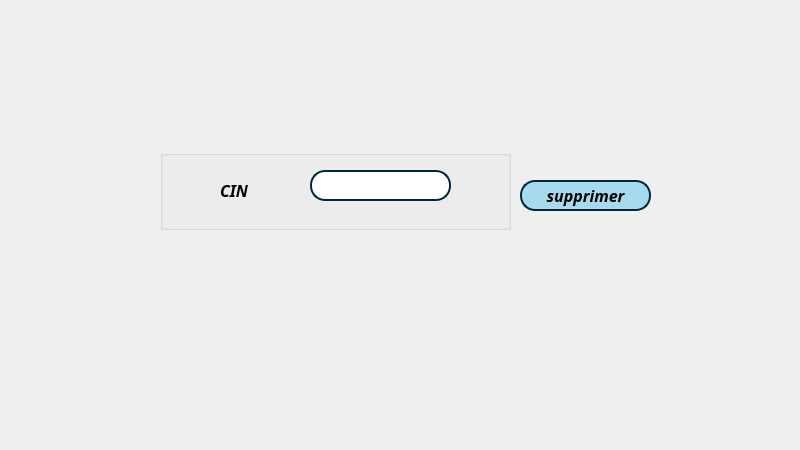
    <widget class="QWidget" name="tab_3">
     <attribute name="title">
      <string>Suppresion</string>
     </attribute>
     <widget class="MyButton" name="pt_Supprimer">
      <property name="geometry">
       <rect>
        <x>520</x>
        <y>180</y>
        <width>131</width>
        <height>31</height>
       </rect>
      </property>
      <property name="font">
       <font>
        <family>Sitka</family>
        <pointsize>12</pointsize>
        <weight>75</weight>
        <italic>true</italic>
        <bold>true</bold>
       </font>
      </property>
      <property name="styleSheet">
       <string notr="true">QPushButton {
background-color: rgb(167, 218, 239);
border-radius: 15px;
border: 2px solid rgb(1, 38, 56);
}
QPushButton:hover {
background-color: qlineargradient(spread:pad, x1:0, y1:0, x2:0, y2:1, stop:0 rgb(167, 218, 239), stop:1 rgb(47, 109, 139));
}</string>
      </property>
      <property name="text">
       <string>supprimer</string>
      </property>
     </widget>
     <widget class="QLabel" name="label_5">
      <property name="geometry">
       <rect>
        <x>70</x>
        <y>40</y>
        <width>561</width>
        <height>341</height>
       </rect>
      </property>
      <property name="styleSheet">
       <string notr="true">border-image: url(:/plane.png);</string>
      </property>
      <property name="text">
       <string/>
      </property>
     </widget>
     <widget class="QLabel" name="label_6">
      <property name="geometry">
       <rect>
        <x>610</x>
        <y>290</y>
        <width>181</width>
        <height>151</height>
       </rect>
      </property>
      <property name="styleSheet">
       <string notr="true">border-image: url(:/tayarni.png);</string>
      </property>
      <property name="text">
       <string/>
      </property>
     </widget>
     <widget class="QGroupBox" name="groupBox_2">
      <property name="geometry">
       <rect>
        <x>160</x>
        <y>150</y>
        <width>351</width>
        <height>80</height>
       </rect>
      </property>
      <property name="title">
       <string/>
      </property>
      <widget class="QLabel" name="label">
       <property name="geometry">
        <rect>
         <x>60</x>
         <y>30</y>
         <width>51</width>
         <height>20</height>
        </rect>
       </property>
       <property name="font">
        <font>
         <family>Sitka</family>
         <pointsize>12</pointsize>
         <weight>75</weight>
         <italic>true</italic>
         <bold>true</bold>
        </font>
       </property>
       <property name="text">
        <string>CIN</string>
       </property>
      </widget>
      <widget class="QLineEdit" name="LSUPP">
       <property name="geometry">
        <rect>
         <x>150</x>
         <y>20</y>
         <width>141</width>
         <height>31</height>
        </rect>
       </property>
       <property name="styleSheet">
        <string notr="true">
border-radius: 15px;
border: 2px solid rgb(1, 38, 56);
background-color: rgb(255, 255, 255);</string>
       </property>
      </widget>
     </widget>
     <zorder>label_5</zorder>
     <zorder>pt_Supprimer</zorder>
     <zorder>label_6</zorder>
     <zorder>groupBox_2</zorder>
    </widget>
